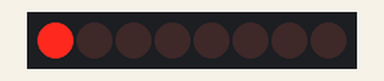
Recording of a sketch running on a simulated Arduino Uno, built with avr-gcc and run on an emulated ATmega328P. Parts: 8 shift-register outputs drawn as a row of LEDs (first output left, lit = HIGH). Wiring (inferred from the names in the program): shift register (74HC595): data pin 6; shift clock pin 7; latch pin 8; MR pin 5. Wiring (inferred from the signals the program sends): row of LEDs: on Q0, Q1, Q2, Q3, Q4, Q5, Q6, Q7.

Above: at 0.6 s.
At 5.1 s:
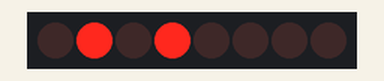
At 10.1 s:
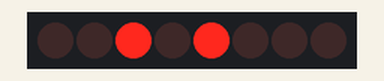
At 20.1 s:
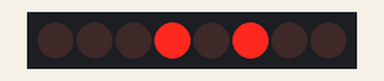
At 30.1 s:
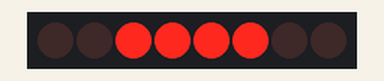
At 39.75 s:
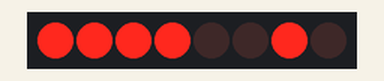
Timing chart, 0 to 40.0 s (numbered marks = the images above):
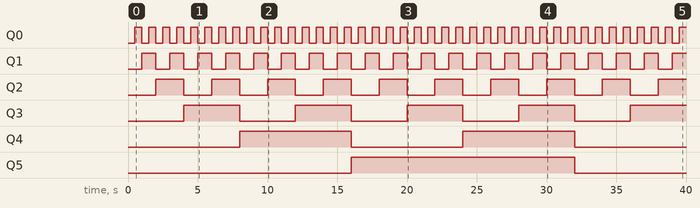

Measured:
- by itself, Q0: alternates HIGH for 0.50 s and LOW for 0.50 s
- by itself, Q1: alternates HIGH for 1.0 s and LOW for 1.0 s
- by itself, Q2: alternates HIGH for 2.0 s and LOW for 2.0 s
- by itself, Q3: alternates HIGH for 4.0 s and LOW for 4.0 s
- by itself, Q4: alternates HIGH for 8.0 s and LOW for 8.0 s
- by itself, Q5: LOW → HIGH at 16.0 s, → LOW 16.0 s later

The sketch:

RoboticsII_Lab_Week_4_ShiftRegister.ino
```cpp
/*
Shift Register & Parallel Data Transfer Demo

This Arduino code is for a SN7420N shift register.

The purpose of this code:
The purpose of this code is to demonstrate the parallel transfer of binary data.
This is demonstarted through the sequence in wich the 8 LEDs attached to the shift register illuminate.
The purpose is also to demonstarte how a shift rg+egister can increase the amount of outputs of a logic controller like an arduino.

How sysytem this code is for works:
The shift register receives serial data from the Arduino and outputs parallel data to control LEDs.
The shiftOut() function sends data serially to the shift register.
Each bit of the data corresponds to an LED.
The code counts from 0 to 255 and displays the binary representation of each number on the LEDs connected to the shift register.

What each pin does:
The clearPin is used to clear the shift register at startup.
The shiftClock and latchClock control the shifting and latching operations of the shift register.
The serialData pin is connected to the serial input of the shift register.

Result:
The LEDs connected to the shift register will turn on in a sequence that displays the binary representation of numbers from 0 to 255.
With a delay of 500 milliseconds between each number.
*/


int clearPin   = 5;  //Arduino pin 5 connected to Pin 10, SRCLR(Clear/Reset) of SN7420N
int serialData = 6;  //Arduino pin 6 connected to Pin 14, SER(serial input) of SN7420N
int shiftClock = 7;  //Arduino pin 7 connected to Pin 11, SRCK(shift clock) of SN7420N
int latchClock = 8;  //Arduino pin 8 connected to Pin 12, RCK(storage/latch clock) of SN7420N


void setup() {
  // put your setup code here, to run once:
  //set pins to output so you can control the shift register
  pinMode(clearPin, OUTPUT);
  pinMode(shiftClock, OUTPUT);
  pinMode(latchClock, OUTPUT);
  pinMode(serialData, OUTPUT);

  digitalWrite(clearPin, LOW);   //Pin is active-low, this clears the shift register
  digitalWrite(clearPin, HIGH);  //Clear pin is inactive
}

void loop() {
  // put your main code here, to run repeatedly:
    for (int shiftCount = 0; shiftCount < 256;shiftCount++) {  // count from 0 to 255 and display the number on the LEDs

   digitalWrite(latchClock, LOW);                              // take the latchClock low so the LEDs don't change while you're sending in bits:

   shiftOut(serialData, shiftClock, MSBFIRST, shiftCount);     // shift out the bits
   digitalWrite(latchClock, HIGH);                             //take the latch pin high so the LEDs will light up
   delay(500);                                                 // pause before next value
   }
}
```
